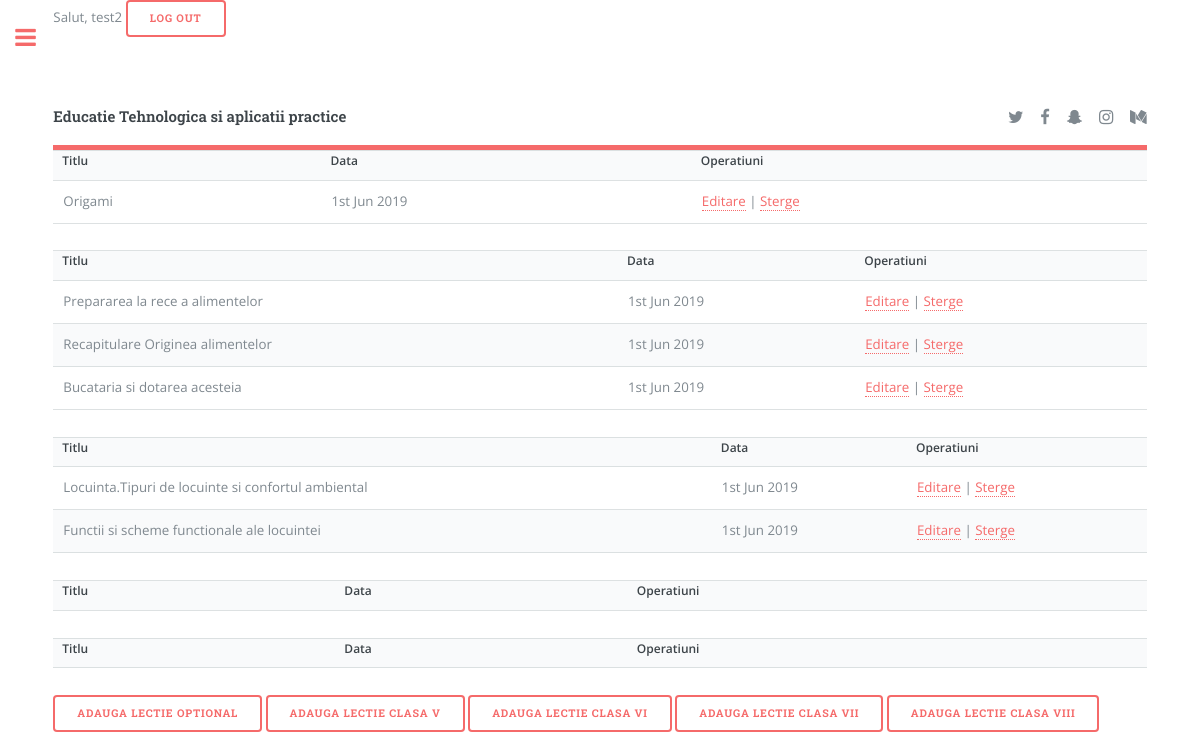
Screenshot of /admin/home.php (signed in) with the database file from the repository.
### tables this page shows
CREATE TABLE `useri` (
  `id` int(11) unsigned NOT NULL AUTO_INCREMENT,
  `username` varchar(255) DEFAULT NULL,
  `parola` varchar(255) DEFAULT NULL,
  `email` varchar(255) DEFAULT NULL,
  PRIMARY KEY (`id`)
);

CREATE TABLE `postari` (
  `id` int(11) unsigned NOT NULL AUTO_INCREMENT,
  `titlu` varchar(255) DEFAULT NULL,
  `descr` text,
  `data_postare` datetime DEFAULT NULL,
  PRIMARY KEY (`id`)
);

CREATE TABLE `clasav` (
  `id` int(11) unsigned NOT NULL AUTO_INCREMENT,
  `titlu` varchar(255) DEFAULT NULL,
  `descr` text,
  `data_postare` datetime DEFAULT NULL,
  PRIMARY KEY (`id`)
);

CREATE TABLE `clasavi` (
  `id` int(11) unsigned NOT NULL AUTO_INCREMENT,
  `titlu` varchar(255) DEFAULT NULL,
  `descr` text,
  `data_postare` datetime DEFAULT NULL,
  PRIMARY KEY (`id`)
);

### admin/home.php (the view, shortened to what this page needs)
<?php
require('../include/config.php');
$stmt = $conn->prepare("SELECT username FROM useri WHERE id=".$_SESSION["user_session"]);
 $stmt->execute();
 $userRow=$stmt->fetch(PDO::FETCH_ASSOC);
 $user=$userRow['username'];
?>
<!DOCTYPE HTML>
<html>
	<head>
    <link href="https://stackpath.bootstrapcdn.com/font-awesome/4.7.0/css/font-awesome.min.css" rel="stylesheet">
		<link rel="stylesheet" href="../css/main.css" />
	</head>
	<body class="is-preload">
			<div id="wrapper">
					<div id="main">
						<div class="inner">
							<div class="mesaj_user">Salut, <?php echo $user?> <button onclick="signOutConfirm()">Log Out</button></div>
							<?php include("../include/header.php");?>
						<table>
						<tr>
							<th>Titlu</th>
							<th>Data</th>
							<th>Operatiuni</th>
						</tr>
						<?php
							try {
								$stmt = $conn->query('SELECT id, titlu, descr, data_postare FROM postari ORDER BY id DESC');
								while($row = $stmt->fetch()){
									echo '<tr>';
									echo '<td>'.$row['titlu'].'</td>';
									echo '<td>'.date('jS M Y', strtotime($row['data_postare'])).'</td>';
									?>
									<td>
										<a href="edit-post.php?id=<?php echo $row['id'];?>">Editare</a> |
										<a href="javascript:delpost('<?php echo $row['id'];?>','<?php echo $row['titlu'];?>')">Sterge</a>
									</td>
									<?php
									echo '</tr>';
								}
							} catch(PDOException $e) {
							    echo $e->getMessage();
							}
						?>
						</table>
						<table>
						<tr>
							<th>Titlu</th>
							<th>Data</th>
							<th>Operatiuni</th>
						</tr>
						<?php
							try {
								$stmt = $conn->query('SELECT id, titlu, descr, data_postare FROM clasav ORDER BY id DESC');
								while($row = $stmt->fetch()){
									echo '<tr>';
									echo '<td>'.$row['titlu'].'</td>';
									echo '<td>'.date('jS M Y', strtotime($row['data_postare'])).'</td>';
									?>
									<td>
										<a href="edit-post2.php?id=<?php echo $row['id'];?>">Editare</a> |
										<a href="javascript:delpost2('<?php echo $row['id'];?>','<?php echo $row['titlu'];?>')">Sterge</a>
									</td>
									<?php
									echo '</tr>';
								}
							} catch(PDOException $e) {
									echo $e->getMessage();
							}
						?>
						</table>
						<table>
						<tr>
							<th>Titlu</th>
							<th>Data</th>
							<th>Operatiuni</th>
						</tr>
						<?php
							try {
								$stmt = $conn->query('SELECT id, titlu, descr, data_postare FROM clasavi ORDER BY id DESC');
								while($row = $stmt->fetch()){
									echo '<tr>';
									echo '<td>'.$row['titlu'].'</td>';
									echo '<td>'.date('jS M Y', strtotime($row['data_postare'])).'</td>';
									?>
									<td>
										<a href="edit-post3.php?id=<?php echo $row['id'];?>">Editare</a> |
										<a href="javascript:delpost3('<?php echo $row['id'];?>','<?php echo $row['titlu'];?>')">Sterge</a>
									</td>
									<?php
									echo '</tr>';
								}
							} catch(PDOException $e) {
									echo $e->getMessage();
							}
						?>
						</table>
						<table>
						<tr>
							<th>Titlu</th>
							<th>Data</th>
							<th>Operatiuni</th>
						</tr>
						</table>
						<table>
						<tr>
							<th>Titlu</th>
							<th>Data</th>
							<th>Operatiuni</th>
						</tr>
						</table>
						<button onclick="window.location.href='add-post.php';">Adauga lectie Optional</button>
						<button onclick="window.location.href='add-post2.php';">Adauga lectie Clasa V</button>
						<button onclick="window.location.href='add-post3.php';">Adauga lectie Clasa VI</button>
						<button onclick="window.location.href='add-post4.php';">Adauga lectie Clasa VII</button>
						<button onclick="window.location.href='add-post5.php';">Adauga lectie Clasa VIII</button>
						</div>
					</div>
			</div>
	</body>
</html>

### include/header.php
<header id="header">
	<a href="/index.php" class="logo"><strong>Educatie Tehnologica si aplicatii practice</strong></a>
	<ul class="icons">
		<li><a href="#" class="icon fa-twitter"><span class="label">Twitter</span></a></li>
		<li><a href="#" class="icon fa-facebook"><span class="label">Facebook</span></a></li>
		<li><a href="#" class="icon fa-snapchat-ghost"><span class="label">Snapchat</span></a></li>
		<li><a href="#" class="icon fa-instagram"><span class="label">Instagram</span></a></li>
		<li><a href="#" class="icon fa-medium"><span class="label">Medium</span></a></li>
	</ul>
</header>

### rows the page displays
useri: username "test2"
postari: titlu "Origami", data_postare "1st Jun 2019"
clasav: titlu "Prepararea la rece a alimentelor", data_postare "1st Jun 2019"
clasav: titlu "Recapitulare Originea alimentelor", data_postare "1st Jun 2019"
clasav: titlu "Bucataria si dotarea acesteia", data_postare "1st Jun 2019"
clasavi: titlu "Locuinta.Tipuri de locuinte si confortul ambiental", data_postare "1st Jun 2019"
clasavi: titlu "Functii si scheme functionale ale locuintei", data_postare "1st Jun 2019"
